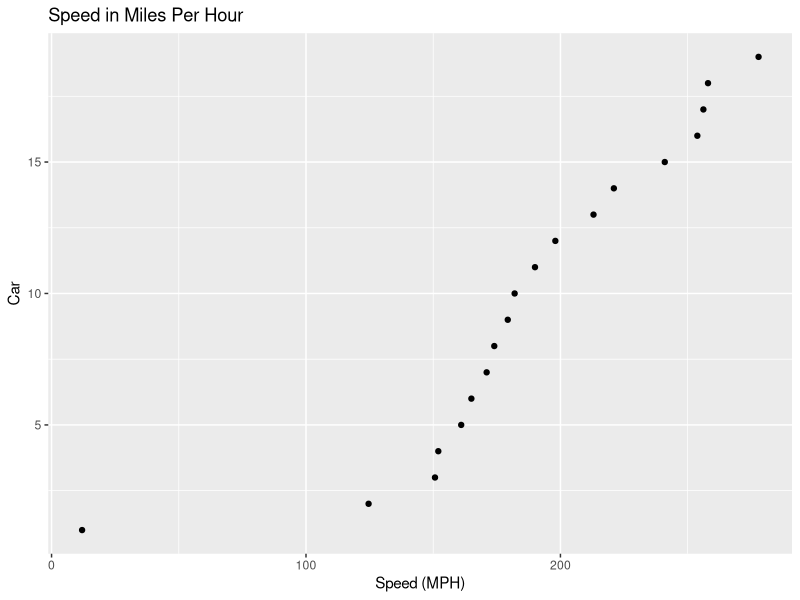
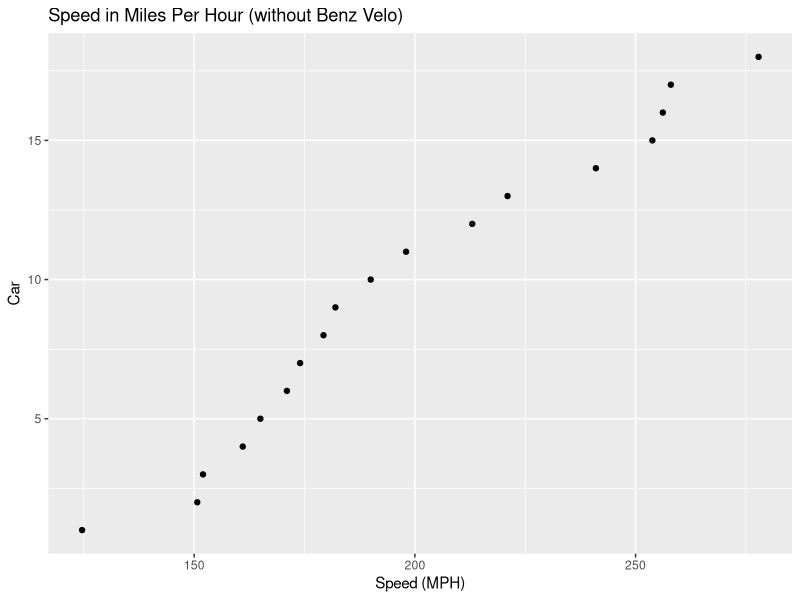
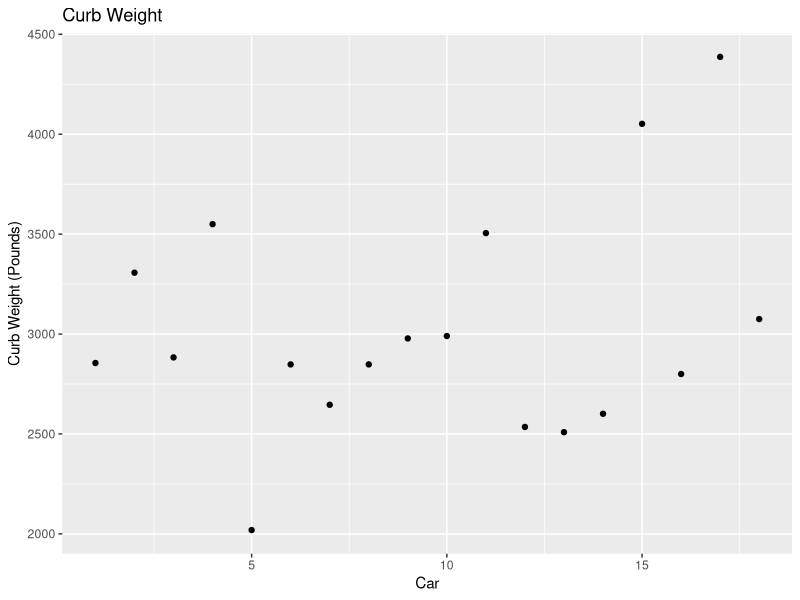
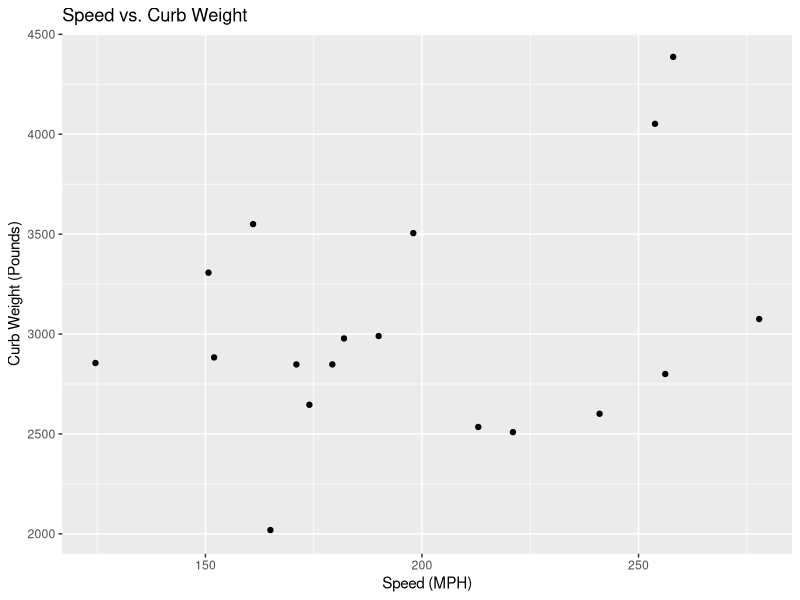
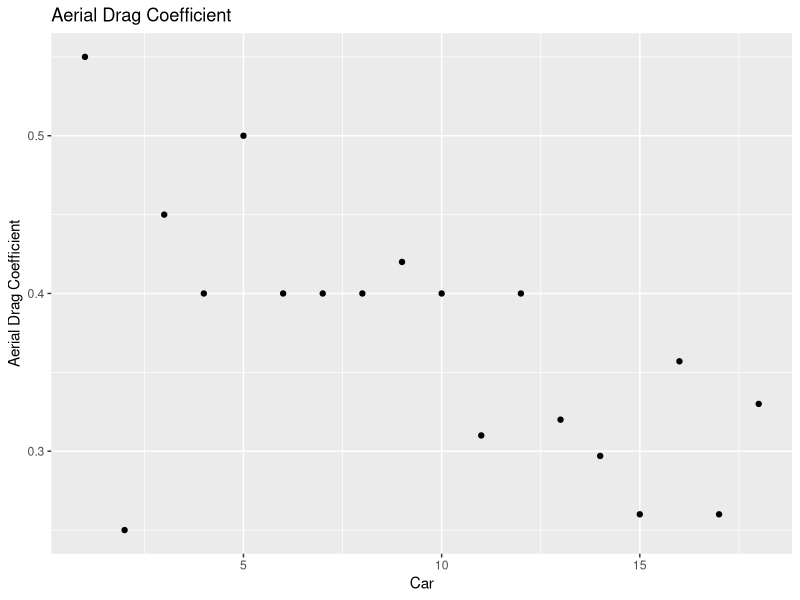
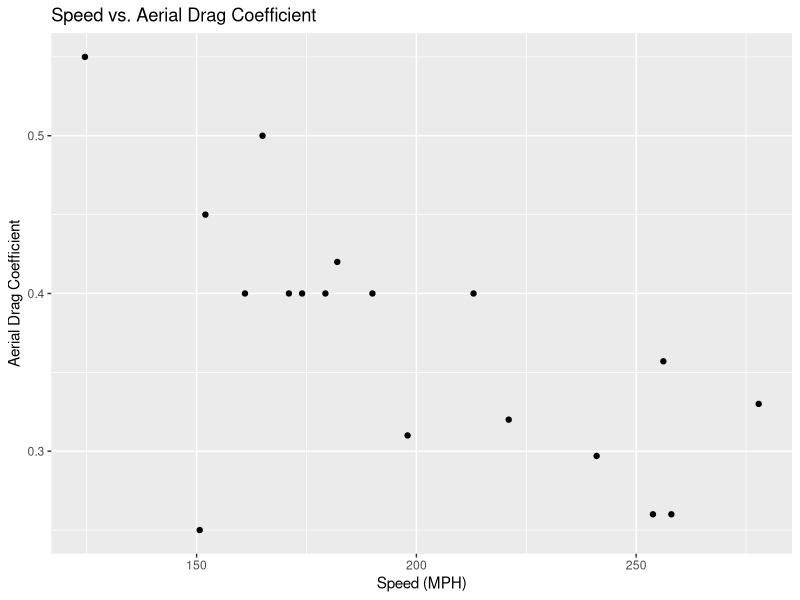
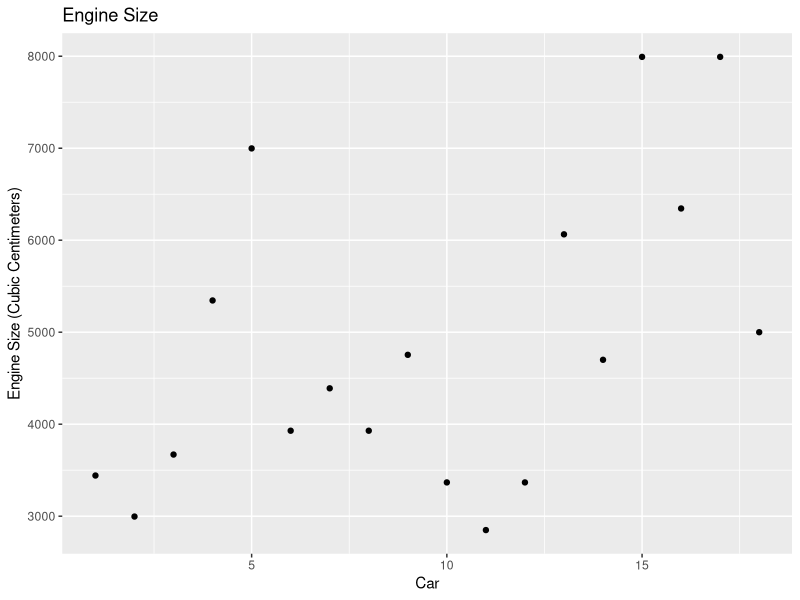
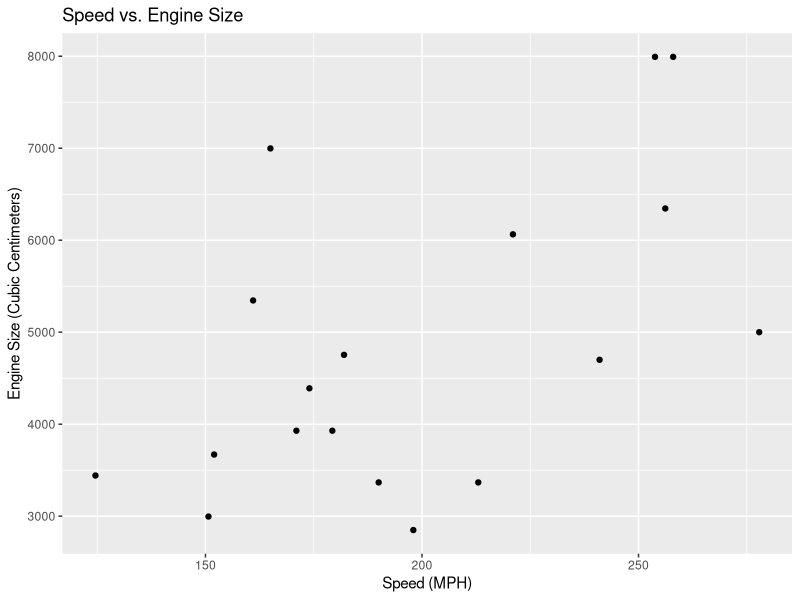

Reproduce these figures in R, in order.
## ---- chunk 1
library(ggplot2)
library(knitr)
library(kableExtra)
options(knitr.table.format = "html") 

years <- c(1894, 1949, 1955, 1959, 1963, 1965, 1967, 1968, 1969, 1982, 1983, 1986, 1987, 1993, 2004, 2005, 2007, 2010, 2017)


makeModel <- c("Benz Velo", "Jaguar XK120", "Mercedes-Benz 300SL", "Aston Martin DB4 GT", "Iso Grifo GL 365", "AC Cobra Mk III 427", "Lamborghini Miura P400", "Ferrari 365 GTB/4 Daytona", "Lamborghini Miura P400S", "Lamborghini Countach LP500 S", "Ruf BTR", "Porsche 959", "Ruf CTR", "McLaren F1", "Koenigsegg CCR", "Bugatti Veyron EB 16.4", "SSC Ultimate Aero TT", "Bugatti Veyron 16.4 Super Sport", "Koenigsegg Agera RS")

data.frame(years, makeModel) %>%
  kable() %>%
  kable_styling()

## ---- chunk 2
speed <- c(12, 124.6, 150.7, 152, 161, 165, 171, 174, 179.3, 182, 190, 198, 213, 221, 241.009, 253.81, 256.18, 258, 277.87)


ggplot(data.frame(speed), aes(x = speed, y = c(1, 2, 3, 4, 5, 6, 7, 8, 9, 10, 11, 12, 13, 14, 15, 16, 17, 18, 19))) +
    geom_point() + 
    labs(title = "Speed in Miles Per Hour", x = "Speed (MPH)", y = "Car")

## ---- chunk 3

ggplot(data.frame(speed[-1]), aes(x = speed[-1], y = c(1, 2, 3, 4, 5, 6, 7, 8, 9, 10, 11, 12, 13, 14, 15, 16, 17, 18))) +
    geom_point() + 
    labs(title = "Speed in Miles Per Hour (without Benz Velo)", x = "Speed (MPH)", y = "Car")

## ---- chunk 4
transmission <- c("auto", "auto", "auto", "auto", "manual", "manual", "manual", "manual", "manual", "manual", "manual", "manual", "manual", "manual", "manual", "dct", "auto", "dct", "dct")

data.frame(makeModel, transmission) %>%
  kable() %>%
  kable_styling()
## ---- chunk 5
curbWeight <- c(NA, 2855, 3307, 2883, 3550, 2019, 2848, 2646, 2848, 2978, 2990, 3505, 2535, 2509, 2601, 4052, 2800, 4387, 3075)

data.frame(makeModel[-1], curbWeight[-1]) %>%
  kable() %>%
  kable_styling()

sd(curbWeight[-1])
range(curbWeight[-1])

ggplot(data.frame(curbWeight[-1]), aes(y = curbWeight[-1], x = c(1, 2, 3, 4, 5, 6, 7, 8, 9, 10, 11, 12, 13, 14, 15, 16, 17, 18))) +
    geom_point() + 
    labs(title = "Curb Weight", x = "Car", y = "Curb Weight (Pounds)")

ggplot(data.frame(speed[-1], curbWeight[-1]), aes(y = curbWeight[-1], x = speed[-1])) +
    geom_point() + 
    labs(title = "Speed vs. Curb Weight", x = "Speed (MPH)", y = "Curb Weight (Pounds)")
## ---- chunk 6
speedCurbWeightCorrelation <- cor(speed[-1], curbWeight[-1])
speedCurbWeightCorrelation
## ---- chunk 7
aerialDragCoefficient <- c(NA, 0.55, 0.25, 0.45, 0.40, 0.5, 0.4, 0.4, 0.4, 0.42, 0.4, 0.31, 0.4, 0.32, 0.297, 0.26, 0.357, 0.26, 0.33)

data.frame(makeModel[-1], aerialDragCoefficient[-1]) %>%
  kable() %>%
  kable_styling()

ggplot(data.frame(aerialDragCoefficient[-1]), aes(y = aerialDragCoefficient[-1], x = c(1, 2, 3, 4, 5, 6, 7, 8, 9, 10, 11, 12, 13, 14, 15, 16, 17, 18))) +
    geom_point() + 
    labs(title = "Aerial Drag Coefficient", x = "Car", y = "Aerial Drag Coefficient")

ggplot(data.frame(speed[-1], aerialDragCoefficient[-1]), aes(y = aerialDragCoefficient[-1], x = speed[-1])) +
    geom_point() + 
    labs(title = "Speed vs. Aerial Drag Coefficient", x = "Speed (MPH)", y = "Aerial Drag Coefficient")
## ---- chunk 8
speedAerialDragCoefficient <- cor(speed[-1], aerialDragCoefficient[-1])
speedAerialDragCoefficient
## ---- chunk 9
engineSize <- c(1045, 3442, 2996, 3670, 5345, 6998, 3929, 4390, 3929, 4754, 3367, 2849, 3367, 6064, 4700, 7993, 6345, 7993, 5000)

data.frame(makeModel, engineSize) %>%
  kable() %>%
  kable_styling()

ggplot(data.frame(engineSize[-1]), aes(y = engineSize[-1], x = c(1, 2, 3, 4, 5, 6, 7, 8, 9, 10, 11, 12, 13, 14, 15, 16, 17, 18))) +
    geom_point() + 
    labs(title = "Engine Size", x = "Car", y = "Engine Size (Cubic Centimeters)")

ggplot(data.frame(speed[-1], engineSize[-1]), aes(y = engineSize[-1], x = speed[-1])) +
    geom_point() + 
    labs(title = "Speed vs. Engine Size", x = "Speed (MPH)", y = "Engine Size (Cubic Centimeters)")
## ---- chunk 10
speedEngineSizeCorrelation <- cor(speed[-1], engineSize[-1])
speedEngineSizeCorrelation
## ---- chunk 11
numberOfCylinders <- c(1, 6, 6, 6, 8, 8, 12, 12, 12, 12, 6, 6, 6, 12, 8, 16, 8, 16, 8)

data.frame(makeModel, numberOfCylinders) %>%
  kable() %>%
  kable_styling()

ggplot(data.frame(numberOfCylinders[-1]), aes(y = numberOfCylinders[-1], x = c(1, 2, 3, 4, 5, 6, 7, 8, 9, 10, 11, 12, 13, 14, 15, 16, 17, 18))) +
    geom_point() + 
    labs(title = "Number of Cylinders", x = "Car", y = "Number of Cylinders")

ggplot(data.frame(speed[-1], numberOfCylinders[-1]), aes(y = numberOfCylinders[-1], x = speed[-1])) +
    geom_point() + 
    labs(title = "Speed vs. Number of Cylinders", x = "Speed (MPH)", y = "Number of Cylinders")
## ---- chunk 12
speedNumberOfCylindersCorrelation <- cor(speed[-1], numberOfCylinders[-1])
speedNumberOfCylindersCorrelation
## ---- chunk 13
turboChargers <- c(0, 0, 0, 0, 0, 0, 0, 0, 0, 0, 1, 2, 2, 0, 2, 4, 0, 4, 2)

data.frame(makeModel, turboChargers) %>%
  kable() %>%
  kable_styling()

ggplot(data.frame(turboChargers[-1]), aes(y = turboChargers[-1], x = c(1, 2, 3, 4, 5, 6, 7, 8, 9, 10, 11, 12, 13, 14, 15, 16, 17, 18))) +
    geom_point() + 
    labs(title = "Number of Turbochargers", x = "Car", y = "Number of Turbochargers")

ggplot(data.frame(speed[-1], turboChargers[-1]), aes(y = turboChargers[-1], x = speed[-1])) +
    geom_point() + 
    labs(title = "Speed vs. Number of Turbochargers", x = "Speed (MPH)", y = "Number of Turbochargers")
## ---- chunk 14
speedTurboChargersCorrelation <- cor(speed[-1], turboChargers[-1])
speedTurboChargersCorrelation
## ---- chunk 15
brakeHorsepower <- c(1.5, 160, 212, 302, 360, 485, 350, 352, 370, 375, 369, 444, 463, 618, 806, 987, 1183, 1183, 1341)

data.frame(makeModel, brakeHorsepower) %>%
  kable() %>%
  kable_styling()

ggplot(data.frame(brakeHorsepower[-1]), aes(y = brakeHorsepower[-1], x = c(1, 2, 3, 4, 5, 6, 7, 8, 9, 10, 11, 12, 13, 14, 15, 16, 17, 18))) +
    geom_point() + 
    labs(title = "Brake Horsepower", x = "Car", y = "Brake Horsepower")

ggplot(data.frame(speed[-1], brakeHorsepower[-1]), aes(y = brakeHorsepower[-1], x = speed[-1])) +
    geom_point() + 
    labs(title = "Speed vs. Brake Horsepower", x = "Speed (MPH)", y = "Brake Horsepower")


speedBrakeHorsepowerCorrelation <- cor(speed[-1], brakeHorsepower[-1])
speedBrakeHorsepowerCorrelation
## ---- chunk 16
torque <- c(NA, 193, 217, 240, 360, 480, 295, 318, 295, 308, 350, 369, 408, 479, 679, 922, 634, 1106, 944)

data.frame(makeModel[-1], torque[-1]) %>%
  kable() %>%
  kable_styling()

ggplot(data.frame(torque[-1]), aes(y = torque[-1], x = c(1, 2, 3, 4, 5, 6, 7, 8, 9, 10, 11, 12, 13, 14, 15, 16, 17, 18))) +
    geom_point() + 
    labs(title = "Torque", x = "Car", y = "Torque (Pound-Feet)")

ggplot(data.frame(speed[-1], torque[-1]), aes(y = torque[-1], x = speed[-1])) +
    geom_point() + 
    labs(title = "Speed vs. Torque", x = "Speed (MPH)", y = "Torque (Pound-Feet)")


speedTorqueCorrelation <- cor(speed[-1], torque[-1])
speedTorqueCorrelation
## ---- chunk 17

ggplot(data.frame(speed[-1], years[-1]), aes(y = years[-1], x = speed[-1])) +
    geom_point() + 
    labs(title = "Speed vs. Year", x = "Speed (MPH)", y = "Year")

ggplot(data.frame(speed, years), aes(y = years, x = speed)) +
    geom_point() + 
    labs(title = "Speed vs. Year", x = "Speed (MPH)", y = "Year")

speedYearCorrelation <- cor(speed, years)
speedYearCorrelation
